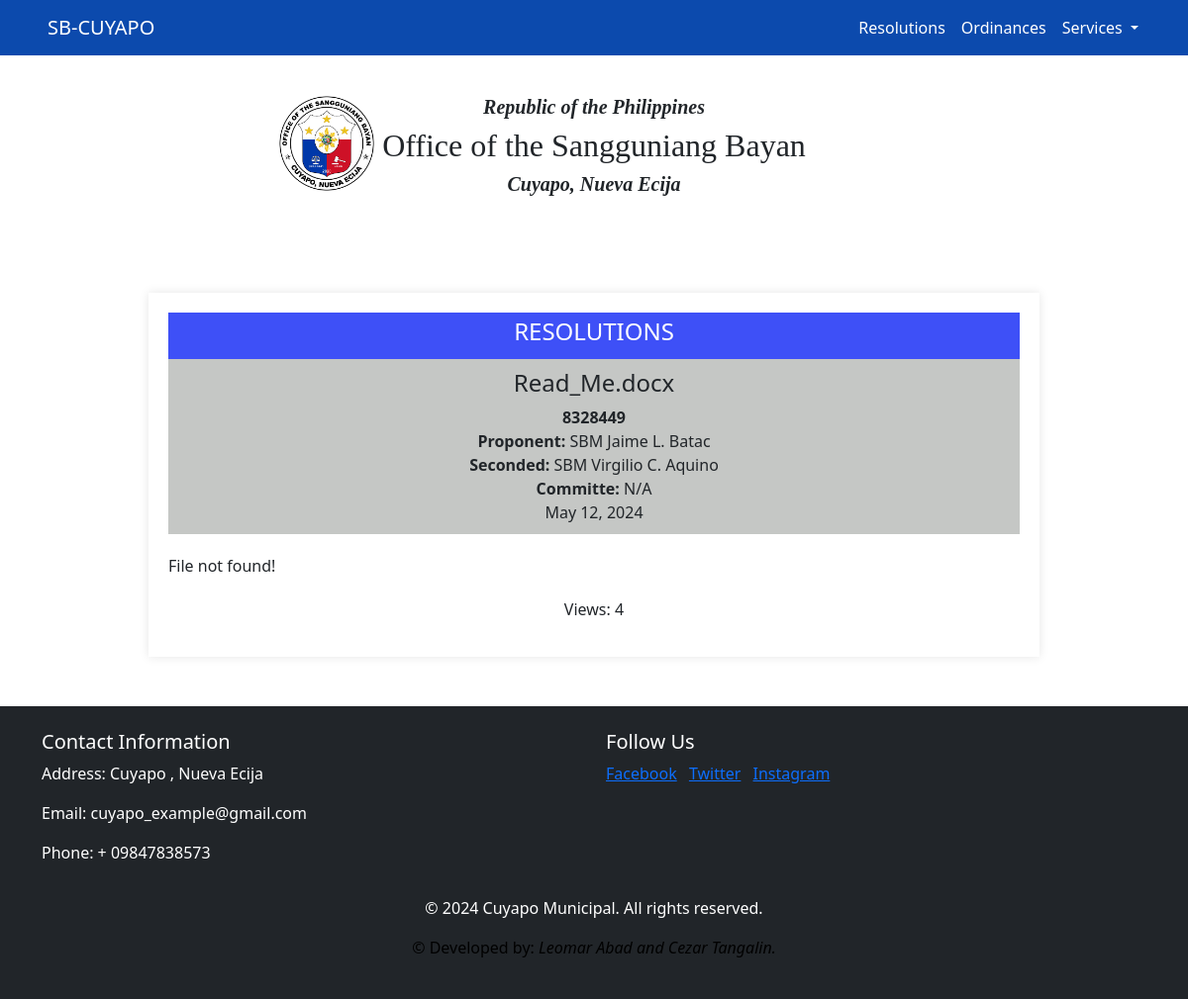
Page /view_ord.php?filename=5&f=20240512153521_Read_Me.docx on the committed database.
### tables this page shows
CREATE TABLE `upload_ord` (
  `id` int(11) NOT NULL,
  `fname` text NOT NULL,
  `name` varchar(200) NOT NULL,
  `reference_number` varchar(255) NOT NULL,
  `date_time` varchar(50) NOT NULL,
  `proponent` varchar(50) NOT NULL,
  `seconded` varchar(200) NOT NULL,
  `committe` varchar(200) NOT NULL,
  `view_count` int(11) DEFAULT 0
);

### view_ord.php (the view, shortened to what this page needs)
<?php
$conn = connection();
?>
<!DOCTYPE html>
<html lang="en">
<head>
    <link href="https://cdn.jsdelivr.net/npm/bootstrap@5.3.3/dist/css/bootstrap.min.css" rel="stylesheet">
    <link rel="stylesheet" href="https://cdnjs.cloudflare.com/ajax/libs/font-awesome/6.5.1/css/all.min.css" />
    <link rel="stylesheet" href="admin/Css/view.css">
</head>
<body>
    <?php include('admin/header.php'); ?>
    <div class="containers">
        <div class="memo">
            <h4>RESOLUTIONS</h4>
        </div>
        <?php
        $id = isset($_GET['filename']) ? (int)$_GET['filename'] : 0;
        if ($id > 0) {
$sql = "SELECT view_count FROM upload_ord WHERE id = ?";
$stmt = $conn->prepare($sql);
$stmt->bind_param("i", $id);
$stmt->execute();
$stmt->bind_result($view_count);
            $stmt = $conn->prepare("SELECT * FROM upload_ord WHERE id = ?");
            $stmt->bind_param("i", $id);
            $stmt->execute();
            $result = $stmt->get_result();
            if ($result) {
                while ($row = $result->fetch_assoc()) {
                    $name = $row['name'];
                    $referenceNum = $row['reference_number'];
                    $dateTime = $row['date_time'];
                    $proponent = $row['proponent'];
                    $seconded = $row['seconded'];
                    $committe = $row['committe'];
                    ?>
                    <div class="memo-tittle">
                        <h4><?php echo htmlspecialchars($name); ?></h4>
                        <b><?php echo ' ' . $referenceNum; ?></b><br>
                        <b>Proponent:</b><?php echo ' ' . $proponent; ?><br>
                        <b>Seconded:</b><?php echo ' ' . $seconded; ?><br>
                        <b>Committe:</b><?php echo ' ' . $committe; ?><br>
                        <?php echo ' ' . $dateTime; ?>
                    </div>
                    <?php
                }
            } else {
                echo "No results found.";
            }
        } else {
            echo "Invalid ID.";
        }
        ?>
        <div class="file-viewer">
            <?php
            $file_path = 'admin/upload_ord/' . $_REQUEST['f'];
            $file_extension = strtolower(pathinfo($file_path, PATHINFO_EXTENSION));
            if (file_exists($file_path)) {
                if ($file_extension == 'docx') {
                    $pdf_file = docToPdf($file_path);
                    echo '<iframe src="' . $pdf_file . '" width="100%" height="670px" frameborder="0"></iframe>';
                }
                else if ($file_extension == 'doc') {
                    $pdf_file = docToPdf($file_path);
                    echo '<iframe src="' . $pdf_file . '" width="100%" height="670px" frameborder="0"></iframe>';
                }
                else if ($file_extension == 'pdf') {
                    echo '<div class="pdf-container">';
                    echo '<iframe src="' . $file_path . '" width="100%" height="100%" frameborder="0"></iframe>';
                    echo '</div>';
                }
                else {
                    echo '<p>This file cannot be previewed. <a class="download-link" href="' . $file_path . '">Download File</a></p>';
                }
            } else {
                echo '<p>File not found!</p>';
            }
            ?>
        </div>
         <div class="view-count-section">
        <p>Views: <?php echo isset($view_count) ? $view_count : 0; ?></p>
    </div>
    </div>
    <div class="footer">
        <?php include('footer.php'); ?>
    </div>
</body>
</html>

### admin/Css/view.css (style rules this page uses)
body { font-family: Arial, sans-serif; background-color: #f4f4f4; margin: 0; padding: 0; text-align: center; }
.containers { width: 75%; margin: 50px auto; padding: 20px; background-color: #fff; box-shadow: 0 0 10px rgba(0, 0, 0, 0.1); }
.containers > .memo { background-color: #3e50f7; color: white; width: 100%; text-align: center; padding: 5px; }
.file-viewer { margin-top: 20px; width: 100%; }
.memo-tittle { text-align: center; padding: 10px; background-color: #c5c7c5; }

### view_ord.php (style rules this page uses)
.view-count-section { margin-top: 20px; text-align: center; }

### rows in the picture
upload_ord: name "Read_Me.docx", reference_number "8328449", proponent "SBM Jaime L. Batac", seconded "SBM Virgilio C. Aquino", committe "N/A", date_time "May 12, 2024", view_count "4"
